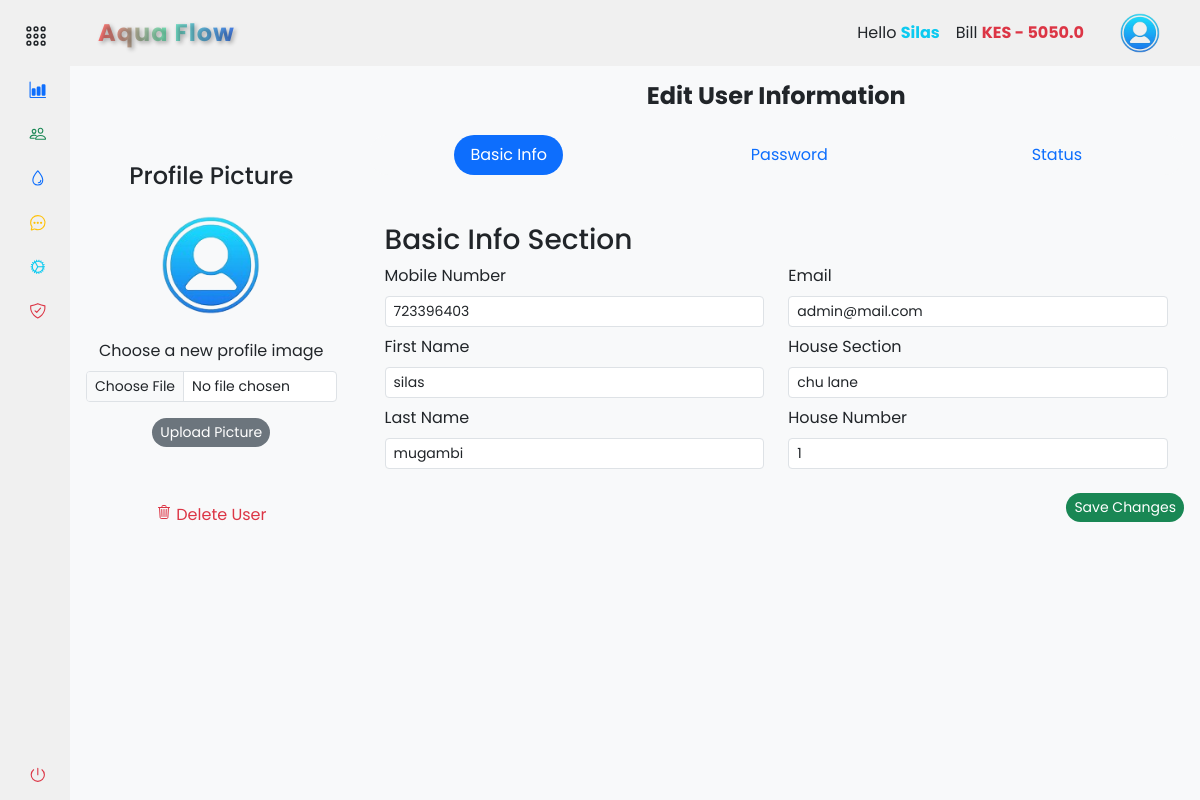
Page /accounts/people/edit_user/1 (signed in) on the earlier database version.
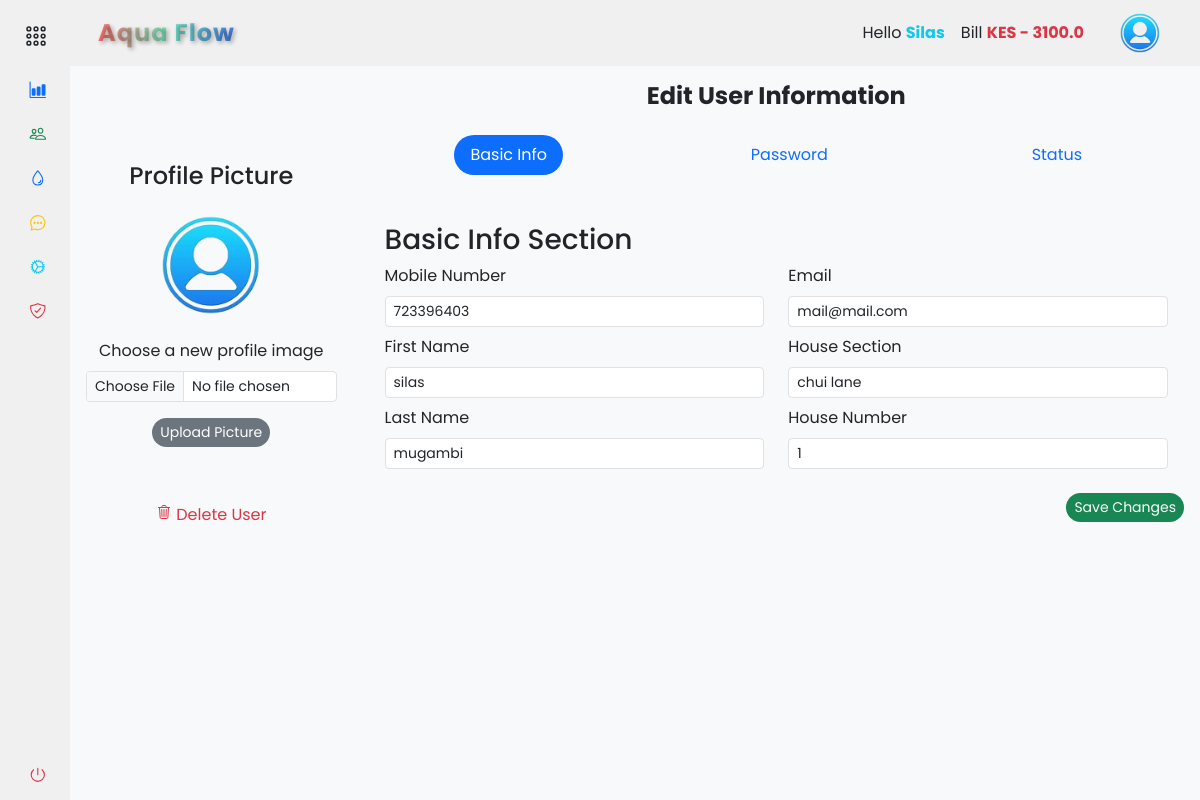
Same page on the later database version.
### app/backend/models/user.py (models this page shows, shortened)
class User(db.Model, UserMixin):
    id = db.Column(db.Integer, primary_key=True)
    mobile_number = db.Column(db.String(20), unique=True, nullable=False)
    password_hash = db.Column(db.String(128), nullable=False)
    first_name = db.Column(db.String(50))
    last_name = db.Column(db.String(50))
    email = db.Column(db.String(120))
    house_section = db.Column(db.String(50))
    house_number = db.Column(db.String(20))
    profile_image = db.Column(db.String(255))
    is_active = db.Column(db.Boolean, default=True)
    is_admin = db.Column(db.Boolean, default=False)
    meter_readings = db.relationship('MeterReading', backref='user', lazy=True)
    payments = db.relationship('Payment', backref='user', lazy=True)

### app/backend/accounts/people/routes.py (the view, shortened to what this page needs)
@people_bp.route('/edit_user/<int:user_id>', methods=['GET', 'POST'])
@login_required
def edit_user(user_id):
    if current_user.is_authenticated:
        user = User.query.get_or_404(user_id)
        form = EditUserForm(request.form, obj=user)
        form.populate_house_sections()
        return render_template('accounts/edit_people.html', user=user, form=form, hide_footer=True)
    else:
        return redirect(url_for('auth.login'))

### app/backend/accounts/accounts_context.py (called while the page is built)
def accounts_context():
    settings = Settings.query.first()
    company_name = settings.company_name if settings else 'ApoGen'
    bank_name = settings.bank_name if settings else 'M-Pesa'
    paybill = settings.paybill if settings else '123456'
    account_number = settings.account_number if settings else '123456789'
    contact_number = settings.contact_number if settings else '0722000111'
    total_bill = db.session.query(func.sum(MeterReading.total_price)).filter(MeterReading.reading_status == False).scalar()
    total_bill = total_bill or 0
    return {
        'company_name': company_name,
        'bank_name': bank_name,
        'paybill': paybill,
        'account_number': account_number,
        'contact_number': contact_number,
        'total_bill': total_bill
    }

def inject_now():
    return {'now': datetime.utcnow() + timedelta(hours=3)}

### app/assets/templates/accounts/edit_people.html (shortened to what the changed rows need)
{% extends "base.html" %} {% block content %}
<div class="container-fluid">
  <div class="row">
    <div class="col-md-9 mt-3 px-3">
      <form
        method="POST"
        action="{{ url_for('accounts.people.edit_user', user_id=user.id) }}"
      >
        <div class="tab-content" id="editUserTabsContent">
          <div
            class="px-3 tab-pane fade show active"
            id="basicInfo"
            role="tabpanel"
            aria-labelledby="basicInfo-tab"
          >
            <div class="row">
              <div class="col-md-6">
                <div class="mb-2">
                  {{ form.mobile_number.label(class="form-label") }} {{
                  form.mobile_number(class="form-control form-control-sm",
                  required=true) }}
                </div>
                <div class="mb-2">
                  {{ form.first_name.label(class="form-label") }} {{
                  form.first_name(class="form-control form-control-sm") }}
                </div>
                <div class="mb-2">
                  {{ form.last_name.label(class="form-label") }} {{
                  form.last_name(class="form-control form-control-sm") }}
                </div>
              </div>
              <div class="col-md-6">
                <div class="mb-2">
                  {{ form.email.label(class="form-label") }} {{
                  form.email(class="form-control form-control-sm") }}
                </div>
                <div class="mb-2">
                  {{ form.house_section.label(class="form-label") }} {{
                  form.house_section(class="form-control form-control-sm") }}
                </div>
                <div class="mb-2">
                  {{ form.house_number.label(class="form-label") }} {{
                  form.house_number(class="form-control form-control-sm") }}
                </div>
              </div>
            </div>
          </div>
        </div>
      </form>
    </div>
  </div>
</div>
{% endblock %}

### app/assets/templates/components/navbar.html (shortened to what this page needs)
{% if not hide_navbar %}
<header
  id="navbar"
  class="navbar navbar-expand-lg sticky-sm-top {% if not current_user.is_authenticated %}bg-dark{% endif %}"
>
  <div class="container-fluid">
    <a
      class="navbar-brand text-center d-flex align-items-center fw-bold ms-3 {% if not current_user.is_authenticated %}text-light{% else %}gradient-text{% endif %}"
      href="#"
    >
      {% if company_name %}{{ company_name.title() }}{% else %}ApoGen{% endif %}
    </a>
    <div class="collapse navbar-collapse" id="navbarToggler">
      <div class="d-flex align-items-center ms-auto">
         {% if current_user.is_authenticated %}
        <ul class="navbar-nav me-3">
          <li class="nav-item">
            <a class="nav-link text-dark">
              Hello
              <span class="text-info fw-bold"
                >{{ current_user.first_name.title() }}</span
              >
            </a>
          </li>
          <li class="nav-item">
            <a class="nav-link text-dark">
              Bill
              <span
                class="fw-bold {% if total_bill > 0 %}text-danger{% else %}text-success{% endif %}"
                >KES {% if total_bill > 0 %}-{% endif %} {{ total_bill }}</span
              >
            </a>
          </li>
        </ul>
        <div class="btn-group">
          <button
            type="button"
            class="btn navbar-brand rounded-circle border-0"
            data-bs-toggle="dropdown"
            aria-expanded="false"
          >
            <img
              src="{{ url_for('static', filename='images/user.png') }}"
              alt="logo image"
              height="40px"
              width="40px"
            />
          </button>
        </div>
        {% endif %}
      </div>
    </div>
  </div>
</header>
{% endif %}

Differences in the rows shown:
changed User "Silas": email "admin@mail.com" → "mail@mail.com"; house_section "chu lane" → "chui lane"
Other differences:
{{ total_bill }}: "5050.0" → "3100.0"
